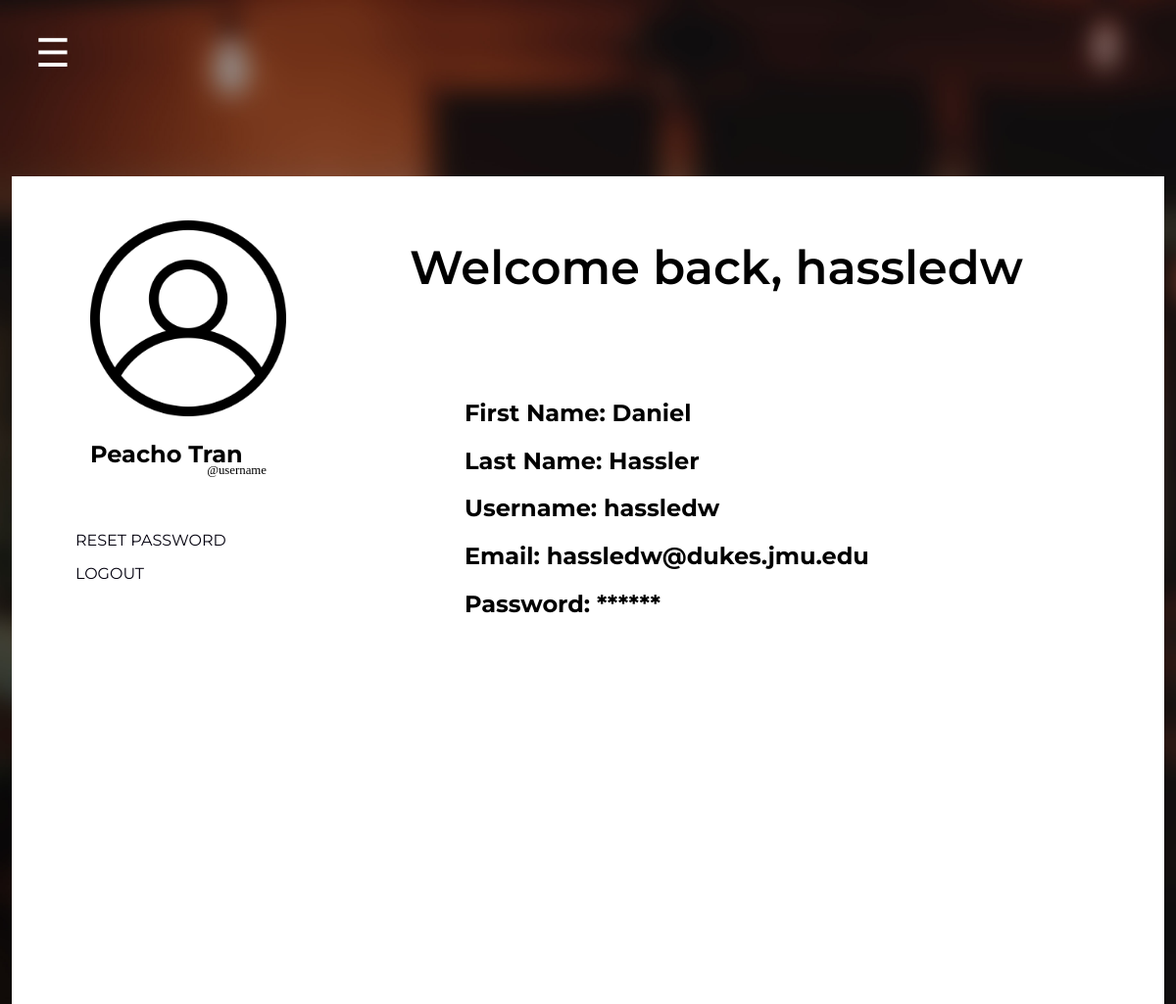
The page /php/profile.php (signed in) on the database its author committed.
### tables this page shows
CREATE TABLE Users (
    userID int NOT NULL AUTO_INCREMENT UNIQUE,
    userUsername varchar(255) NOT NULL UNIQUE,
    userFName varchar(255),
    userLName varchar(255),
    userEmail varchar(255) NOT NULL UNIQUE,
    userPassword varchar(255),  
    PRIMARY KEY (userID)
);

### php/profile.php (the view, shortened to what this page needs)
<?php
$DATABASE_HOST = 'localhost';
$DATABASE_USER = 'root';
$DATABASE_PASS = '';
$DATABASE_NAME = 'modernlilydb';
$con = mysqli_connect($DATABASE_HOST, $DATABASE_USER, $DATABASE_PASS, $DATABASE_NAME);
$stmt = $con->prepare('SELECT userUsername, userPassword, userEmail, userFName, userLName FROM users WHERE userID = ?');
$stmt->bind_param('i', $_SESSION['id']);
$stmt->bind_result($username, $password, $email, $firstname, $lastname);
$stmt->execute();
?>
<!DOCTYPE html>
<html lang="en">
<head>
    <link rel="stylesheet" href="../css/styles.css">
    <link rel="stylesheet" href="../css/header.css">
    <link rel="stylesheet" href="../css/sectioning.css">
    <link rel="stylesheet" href="../css/profile.css">
</head>
<body>
    <header>
        <span style="font-size:40px;color:white;cursor:pointer" onclick="openNav()" class = "sidebar-icon">&#9776;</span>
    </header>
    <div class="profilepage section">
        <div class = "coverprofile coverpag psectione">
            <img src="../images/sign_in.png" alt="cover about" class = "profileimage">
            <h2 class = "profilename">Peacho Tran</h2>
            <p class="username">@username</p>
            <div class = "profile-options">
                <a href="resetpassword.php" class="option">RESET PASSWORD</a>
                <a href="logout.php"  class="option">LOGOUT</a>
            </div>
        </div>
        <div class = "welcome psection">
        <h1>Welcome back, <?=$username?></h1>
            <div class = "accountinfo psection">
            <h2>First Name: <?=$firstname?></h2>
                <h2>Last Name: <?=$lastname?></h2>
                <h2>Username: <?=$username?></h2>
                <h2>Email: <?=$email?></h2>
                <h2>Password: ******</h2>
            </div>
        </div>
    </div>
</body>
</html>

### css/styles.css (style rules this page uses)
body { background-image: url('/project2/images/settingbackground.jpg'); background-size: 150%; background-color: rgb(4, 2, 15); min-width: 1000px; padding: 0; margin: 0; box-sizing: border-box; }
a { font-family: droid-serif, serif; transition: .3s; }
p { text-align:inherit; padding: 2%; font-size: 20px; font-family: droid-serif, serif; }
h1 { padding-top: 3%; font-family: 'Montserrat', sans-serif; font-weight: 600; font-size: 40px; margin: 0; }
header { border: 25px; height: 80px; border-left-style: solid; border-right-style: solid; border-color: rgb(4, 2, 15); margin: 0px 12px 0 12px; background-color: rgb(255, 255, 255); }
span { width:100%; height:1em; display:inline-block; }
a:link { color: rgb(4, 2, 15); background-color: transparent; text-decoration: none; }
@media (max-width: 1360px) { h1 { font-size: 35px; } }

### css/header.css (style rules this page uses)
header { border: none; padding-bottom: 10px; height: 110px; }
.sidebar-icon { position: absolute; left: 3%; top: 3%; width: 10%; }

### css/sectioning.css (style rules this page uses)
html, body { margin: 0; height: 100%; }
.section { border-color: rgb(4, 2, 15); margin: 0 12px 0 12px; background-color: rgb(255, 255, 255); height: 100%; }

### css/profile.css (style rules this page uses)
body { margin-top: 5%; }
h1 { font-size: 300%; font-family: 'Montserrat', sans-serif; text-align: left; }
h2 { font-family: 'Montserrat', sans-serif; text-align: left; }
a { font-family: 'Montserrat', sans-serif; }
p { font-size: 80%; }
header { background-color: rgba(240, 248, 255, 0); }
.psection { margin: 0 40px 0 40px; white-space: nowrap; overflow: hidden; border-left:1em solid transparent; border-right:1em solid transparent; text-overflow: ellipsis; }
.username { margin-top: -30px; text-align: right; padding-right: 20px; }
.accountinfo { padding-top: 85px; }
.profilepage { display:flex; flex-direction: row; padding-top: 45px; }
.option { padding: 5px 0 10px 0; }
.profile-options { display:flex; flex-direction: column; text-align: left; font-family: 'Montserrat', sans-serif; padding-left: 65px; padding-top: 30px; }
.welcome { padding:70px; padding-top: 0px; text-align: left; }
.coverprofile { background-color: white; }
.profileimage { height: 200px; padding-left: 80px; }
.profilename { padding-left: 80px; }

### rows shown on the page
users: userUsername "hassledw", userFName "Daniel", userLName "Hassler", userEmail "hassledw@dukes.jmu.edu"
